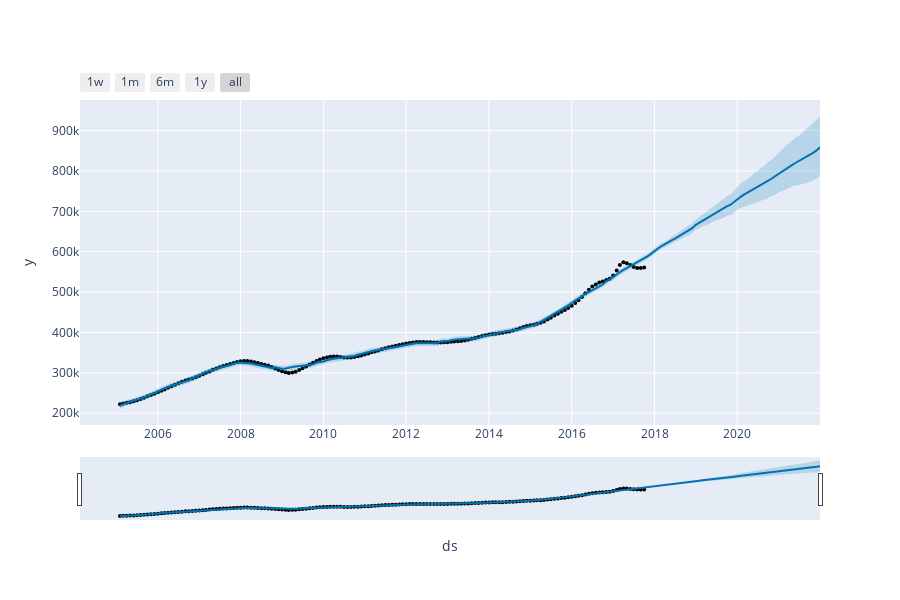

Write notebook code for a chart like this one.
### Code cell
plot_plotly(m, forecast)

### Figure 1 — Plotly figure (JSON) as saved in the notebook; plotly's stock layout.template omitted (floating-point values rounded to 4 significant figures; data arrays with more than 128 entries replaced by an {"elided": "..."} marker saying what was removed)
{"data": [{"marker": {"color": "black", "size": 4}, "mode": "markers", "name": "Actual", "type": "scatter", "x": {"elided": "153 str values"}, "y": {"elided": "153 int values"}}, {"hoverinfo": "skip", "line": {"width": 0}, "mode": "lines", "type": "scatter", "x": {"elided": "204 str values"}, "y": {"elided": "204 float values"}}, {"fill": "tonexty", "fillcolor": "rgba(0, 114, 178, 0.2)", "line": {"color": "#0072B2", "width": 2}, "mode": "lines", "name": "Predicted", "type": "scatter", "x": {"elided": "204 str values"}, "y": {"elided": "204 float values"}}, {"fill": "tonexty", "fillcolor": "rgba(0, 114, 178, 0.2)", "hoverinfo": "skip", "line": {"width": 0}, "mode": "lines", "type": "scatter", "x": {"elided": "204 str values"}, "y": {"elided": "204 float values"}}], "layout": {"height": 600, "showlegend": false, "width": 900, "xaxis": {"rangeselector": {"buttons": [{"count": 7, "label": "1w", "step": "day", "stepmode": "backward"}, {"count": 1, "label": "1m", "step": "month", "stepmode": "backward"}, {"count": 6, "label": "6m", "step": "month", "stepmode": "backward"}, {"count": 1, "label": "1y", "step": "year", "stepmode": "backward"}, {"step": "all"}]}, "rangeslider": {"visible": true}, "title": {"text": "ds"}, "type": "date"}, "yaxis": {"title": {"text": "y"}}}}
